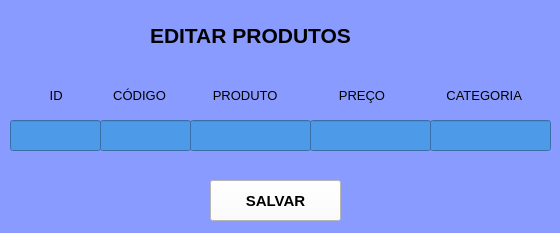
<?xml version="1.0" encoding="UTF-8"?>
<ui version="4.0">
 <class>MainWindow</class>
 <widget class="QMainWindow" name="MainWindow">
  <property name="geometry">
   <rect>
    <x>0</x>
    <y>0</y>
    <width>560</width>
    <height>233</height>
   </rect>
  </property>
  <property name="windowTitle">
   <string>MainWindow</string>
  </property>
  <property name="styleSheet">
   <string notr="true">background-color: rgb(0, 85, 127);
background-color: rgb(137, 155, 255);</string>
  </property>
  <widget class="QWidget" name="centralwidget">
   <widget class="QLabel" name="label">
    <property name="geometry">
     <rect>
      <x>150</x>
      <y>20</y>
      <width>271</width>
      <height>31</height>
     </rect>
    </property>
    <property name="font">
     <font>
      <family>Arial</family>
      <pointsize>16</pointsize>
      <weight>75</weight>
      <bold>true</bold>
     </font>
    </property>
    <property name="text">
     <string>EDITAR PRODUTOS</string>
    </property>
   </widget>
   <widget class="QLineEdit" name="lineEdit">
    <property name="geometry">
     <rect>
      <x>10</x>
      <y>120</y>
      <width>91</width>
      <height>31</height>
     </rect>
    </property>
    <property name="font">
     <font>
      <pointsize>10</pointsize>
     </font>
    </property>
    <property name="styleSheet">
     <string notr="true">background-color: rgb(170, 255, 255);
background-color: rgb(77, 155, 232);</string>
    </property>
   </widget>
   <widget class="QLineEdit" name="lineEdit_2">
    <property name="geometry">
     <rect>
      <x>100</x>
      <y>120</y>
      <width>91</width>
      <height>31</height>
     </rect>
    </property>
    <property name="font">
     <font>
      <pointsize>10</pointsize>
     </font>
    </property>
    <property name="styleSheet">
     <string notr="true">background-color: rgb(170, 255, 255);
background-color: rgb(77, 155, 232);</string>
    </property>
   </widget>
   <widget class="QLineEdit" name="lineEdit_3">
    <property name="geometry">
     <rect>
      <x>190</x>
      <y>120</y>
      <width>121</width>
      <height>31</height>
     </rect>
    </property>
    <property name="font">
     <font>
      <pointsize>10</pointsize>
     </font>
    </property>
    <property name="styleSheet">
     <string notr="true">background-color: rgb(170, 255, 255);
background-color: rgb(77, 155, 232);</string>
    </property>
   </widget>
   <widget class="QLineEdit" name="lineEdit_4">
    <property name="geometry">
     <rect>
      <x>310</x>
      <y>120</y>
      <width>121</width>
      <height>31</height>
     </rect>
    </property>
    <property name="font">
     <font>
      <pointsize>10</pointsize>
     </font>
    </property>
    <property name="styleSheet">
     <string notr="true">background-color: rgb(170, 255, 255);
background-color: rgb(77, 155, 232);</string>
    </property>
   </widget>
   <widget class="QLineEdit" name="lineEdit_5">
    <property name="geometry">
     <rect>
      <x>430</x>
      <y>120</y>
      <width>121</width>
      <height>31</height>
     </rect>
    </property>
    <property name="font">
     <font>
      <pointsize>10</pointsize>
     </font>
    </property>
    <property name="styleSheet">
     <string notr="true">background-color: rgb(170, 255, 255);
background-color: rgb(77, 155, 232);</string>
    </property>
   </widget>
   <widget class="QLabel" name="label_2">
    <property name="geometry">
     <rect>
      <x>10</x>
      <y>80</y>
      <width>531</width>
      <height>31</height>
     </rect>
    </property>
    <property name="font">
     <font>
      <pointsize>10</pointsize>
     </font>
    </property>
    <property name="text">
     <string>           ID              CÓDIGO             PRODUTO                 PREÇO                 CATEGORIA</string>
    </property>
   </widget>
   <widget class="QPushButton" name="pushButton">
    <property name="geometry">
     <rect>
      <x>210</x>
      <y>180</y>
      <width>131</width>
      <height>41</height>
     </rect>
    </property>
    <property name="font">
     <font>
      <pointsize>11</pointsize>
      <weight>75</weight>
      <bold>true</bold>
     </font>
    </property>
    <property name="styleSheet">
     <string notr="true">background-color: rgb(0, 170, 255);
background-color: rgb(255, 255, 255);</string>
    </property>
    <property name="text">
     <string>SALVAR</string>
    </property>
   </widget>
  </widget>
 </widget>
 <resources/>
 <connections/>
</ui>
